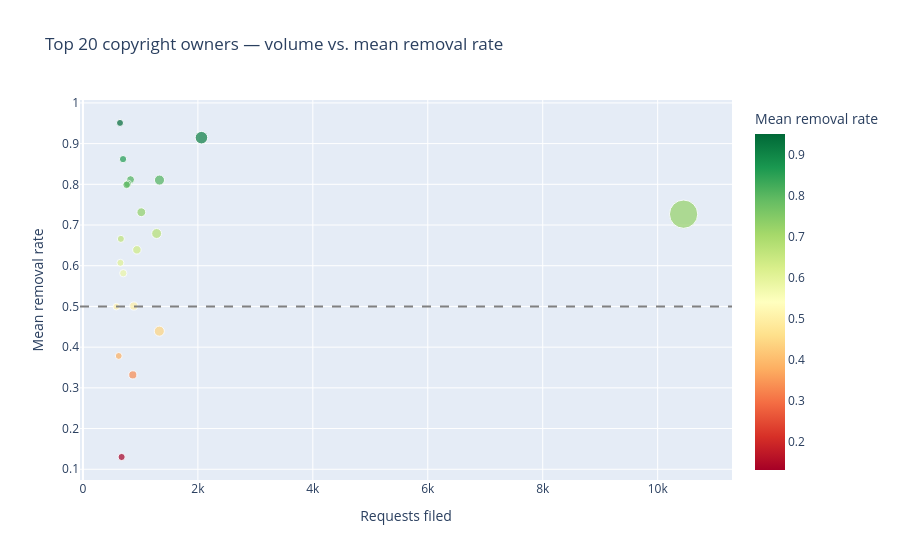

Notebook code cell kept with this figure:
### Code cell
top_owners = (
    req.groupby('copyright_owner')
    .agg(requests=('request_id', 'count'), mean_rate=('removal_rate', 'mean'))
    .sort_values('requests', ascending=False)
    .head(20)
    .reset_index()
)

"""
fig = px.scatter(
    top_owners, x='requests', y='mean_rate',
    #text='copyright_owner', size='requests',
    size='requests',
    title='Top 20 copyright owners — volume vs. mean removal rate',
    labels={'requests': 'Requests filed', 'mean_rate': 'Mean removal rate'},
    color='mean_rate', color_continuous_scale='RdYlGn',
)
"""

fig = px.scatter(
    top_owners, x='requests', y='mean_rate',
    hover_name='copyright_owner',
    size='requests',
    title='Top 20 copyright owners — volume vs. mean removal rate',
    labels={'requests': 'Requests filed', 'mean_rate': 'Mean removal rate'},
    color='mean_rate', color_continuous_scale='RdYlGn',
)

#fig.update_traces(textposition='top center', textfont_size=9)
fig.add_hline(y=ACTION_THRESHOLD, line_dash='dash', line_color='grey')
fig.show()

### Figure 1 — Plotly figure (JSON) as saved in the notebook; plotly's stock layout.template omitted (floating-point values rounded to 4 significant figures)
{"data": [{"hovertemplate": "<b>%{hovertext}</b><br><br>Requests filed=%{marker.size}<br>Mean removal rate=%{marker.color}<extra></extra>", "hovertext": ["VGTRK", "BPI LTD MEMBER COMPANIES", "penguin random house llc", "Mauris Film", "StarMedia", "PRIOR", "투유드림", "ООО «Иви.ру»", "ООО \"Окко\"", "harpercollins publishers llc", "NUCLEAR BLAST RECORDS", "tappytoon (contents first, inc.)", "㈜재담미디어", "MX International Inc", "The Association of Independent Music Ltd", "MG Premium Ltd", "ООО «ИBИ.РУ»", "BPI (British Recorded Music Industry) Ltd", "ООО \"А сериал\"", "Universal Music GmbH"], "legendgroup": "", "marker": {"color": [0.7267, 0.9146, 0.8104, 0.4393, 0.6792, 0.7315, 0.6391, 0.501, 0.3319, 0.8115, 0.8012, 0.7987, 0.5816, 0.8618, 0.1302, 0.666, 0.6071, 0.9508, 0.3783, 0.4995], "coloraxis": "coloraxis", "size": [10451, 2062, 1332, 1329, 1282, 1016, 939, 885, 868, 828, 779, 760, 702, 698, 673, 660, 652, 645, 623, 581], "sizemode": "area", "sizeref": 26.13, "symbol": "circle"}, "mode": "markers", "name": "", "orientation": "v", "showlegend": false, "type": "scatter", "x": [10451, 2062, 1332, 1329, 1282, 1016, 939, 885, 868, 828, 779, 760, 702, 698, 673, 660, 652, 645, 623, 581], "xaxis": "x", "y": [0.7267, 0.9146, 0.8104, 0.4393, 0.6792, 0.7315, 0.6391, 0.501, 0.3319, 0.8115, 0.8012, 0.7987, 0.5816, 0.8618, 0.1302, 0.666, 0.6071, 0.9508, 0.3783, 0.4995], "yaxis": "y"}], "layout": {"coloraxis": {"colorbar": {"title": {"text": "Mean removal rate"}}, "colorscale": [[0, "rgb(165,0,38)"], [0.1, "rgb(215,48,39)"], [0.2, "rgb(244,109,67)"], [0.3, "rgb(253,174,97)"], [0.4, "rgb(254,224,139)"], [0.5, "rgb(255,255,191)"], [0.6, "rgb(217,239,139)"], [0.7, "rgb(166,217,106)"], [0.8, "rgb(102,189,99)"], [0.9, "rgb(26,152,80)"], [1, "rgb(0,104,55)"]]}, "legend": {"itemsizing": "constant", "tracegroupgap": 0}, "shapes": [{"line": {"color": "grey", "dash": "dash"}, "type": "line", "x0": 0, "x1": 1, "xref": "x domain", "y0": 0.5, "y1": 0.5, "yref": "y"}], "title": {"text": "Top 20 copyright owners — volume vs. mean removal rate"}, "xaxis": {"anchor": "y", "domain": [0, 1], "title": {"text": "Requests filed"}}, "yaxis": {"anchor": "x", "domain": [0, 1], "title": {"text": "Mean removal rate"}}}}
